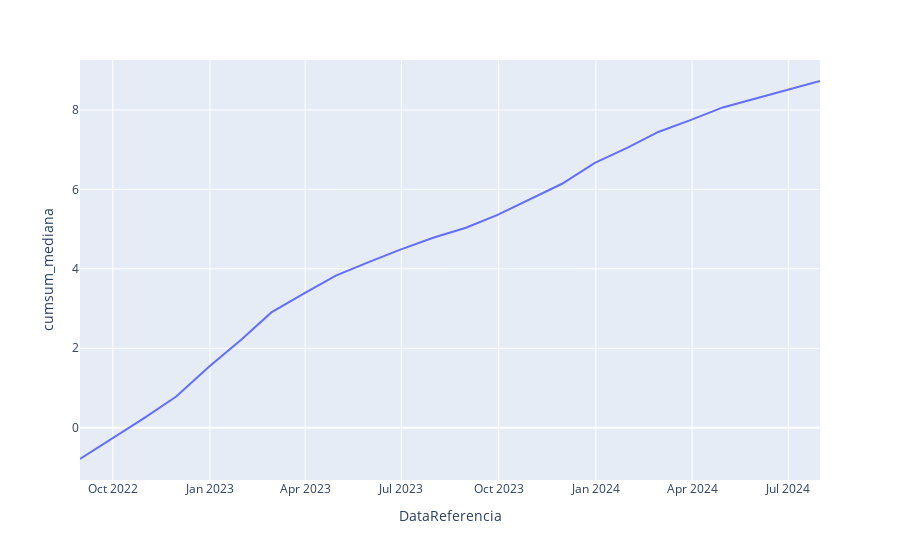

This figure's notebook cell:
### Code cell
# Gráfico iterativo utilizando o plotly
fig=px.line(df_ipca_from_now,x='DataReferencia',y='cumsum_mediana')
# Gerando arquivo com o resultado
# plotly.offline.plot(fig, show_link = True,filename=f'./output/tx_desocupacao_forcast.html')
fig.show()

### Figure 1 — Plotly figure (JSON) as saved in the notebook; plotly's stock layout.template omitted (floating-point values rounded to 4 significant figures)
{"data": [{"hovertemplate": "DataReferencia=%{x}<br>cumsum_mediana=%{y}<extra></extra>", "legendgroup": "", "line": {"color": "#636efa", "dash": "solid"}, "marker": {"symbol": "circle"}, "mode": "lines", "name": "", "orientation": "v", "showlegend": false, "type": "scatter", "x": ["2022-08-31", "2022-09-30", "2022-10-31", "2022-11-30", "2022-12-31", "2023-01-31", "2023-02-28", "2023-03-31", "2023-04-30", "2023-05-31", "2023-06-30", "2023-07-31", "2023-08-31", "2023-09-30", "2023-10-31", "2023-11-30", "2023-12-31", "2024-01-31", "2024-02-29", "2024-03-31", "2024-04-30", "2024-05-31", "2024-06-30", "2024-07-31"], "xaxis": "x", "y": [-0.7875, -0.2875, 0.25, 0.7852, 1.533, 2.228, 2.903, 3.383, 3.828, 4.171, 4.483, 4.783, 5.034, 5.357, 5.762, 6.142, 6.67, 7.051, 7.446, 7.749, 8.064, 8.294, 8.509, 8.729], "yaxis": "y"}], "layout": {"legend": {"tracegroupgap": 0}, "margin": {"t": 60}, "xaxis": {"anchor": "y", "domain": [0, 1], "title": {"text": "DataReferencia"}}, "yaxis": {"anchor": "x", "domain": [0, 1], "title": {"text": "cumsum_mediana"}}}}
